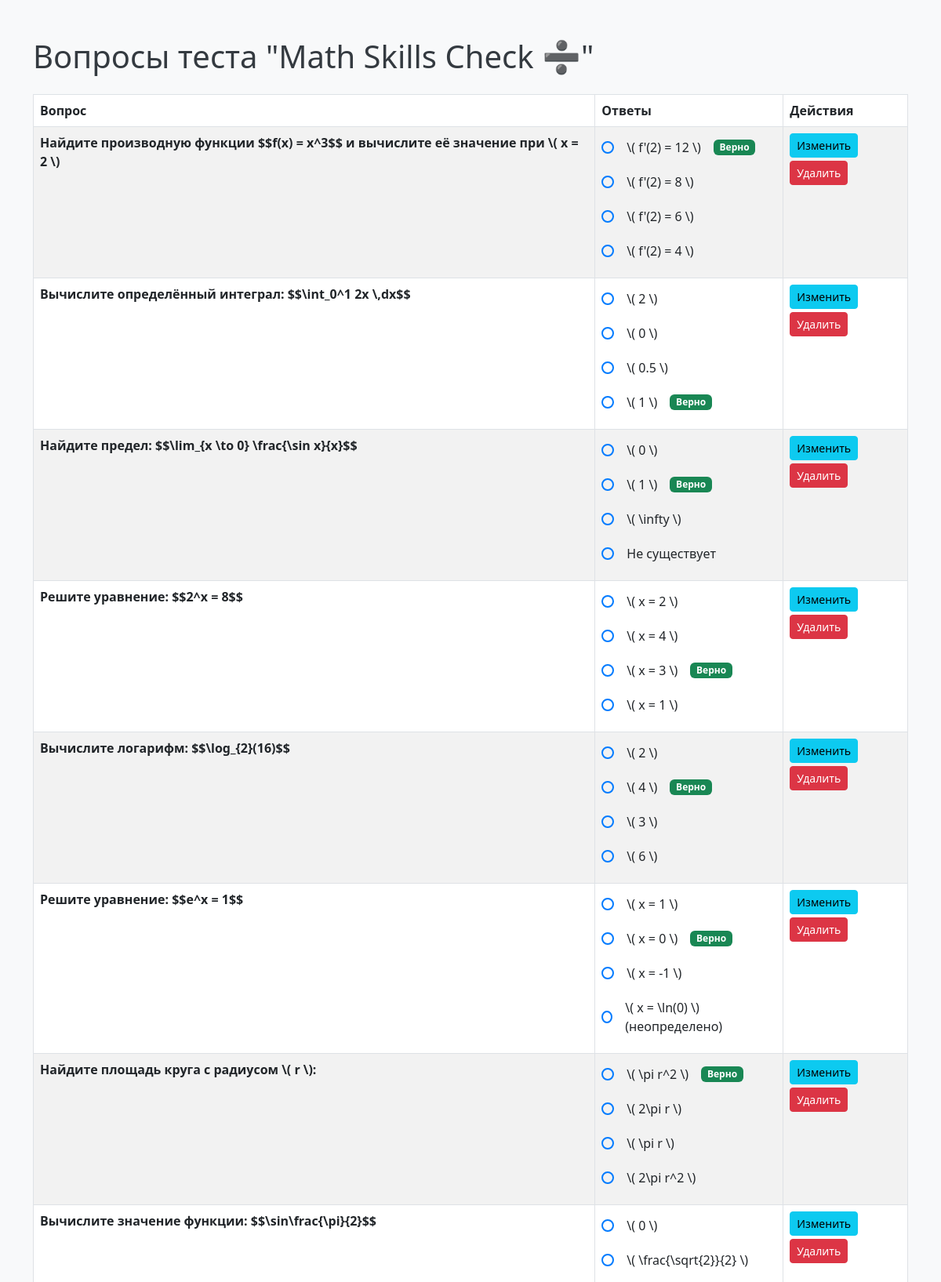
The app's page /test_questions/1 (signed in, upper part) with its own data.
### models.py (models this page shows, shortened)
class Test(db.Model):
    __tablename__ = 'tests'
    id = db.Column(db.Integer, primary_key=True)
    title = db.Column(db.String(255), nullable=False)
    description = db.Column(db.Text)
    scheduled_time = db.Column(db.DateTime, nullable=True)
    duration = db.Column(db.Integer, default=30)
    is_hidden = db.Column(db.Boolean, default=False)
    max_attempts = db.Column(db.Integer, nullable=True)
    display_mode = db.Column(db.String(10), default='single')
    questions = db.relationship(
        'Question',
        backref='test',
        lazy=True,
        cascade="all, delete-orphan"
    )

class Question(db.Model):
    __tablename__ = 'questions'
    id = db.Column(db.Integer, primary_key=True)
    test_id = db.Column(db.Integer, db.ForeignKey('tests.id', ondelete='CASCADE'), nullable=False)
    question_text = db.Column(db.Text, nullable=False)
    points = db.Column(db.Integer, default=0)
    answers = db.relationship('Answer', backref='question', cascade="all, delete-orphan")
    attachments = db.relationship('Attachment', backref='question', cascade="all, delete-orphan")

class Answer(db.Model):
    __tablename__ = 'answers'
    id = db.Column(db.Integer, primary_key=True)
    question_id = db.Column(db.Integer, db.ForeignKey('questions.id', ondelete='CASCADE'), nullable=False)
    answer_text = db.Column(db.Text, nullable=False)
    is_correct = db.Column(db.Boolean, default=False)

### app.py (the view)
@app.route('/test_questions/<int:test_id>')
def test_questions(test_id):
    test = Test.query.get_or_404(test_id)
    delete_form = DeleteForm()
    return render_template('test_questions.html', test=test, form=delete_form)

### app.py (called while the page is built)
@app.before_request
def check_user_auth():
    allowed_routes = ['login', 'register', 'admin_login', 'static', 'about']
    if request.endpoint in allowed_routes:
        return
    if 'user_id' in session:
        user = db.session.get(User, session['user_id'])
        if not user:
            session.clear()
            flash("Пользователь не найден, пожалуйста, войдите заново.", "error")
            return redirect(url_for('login'))
        if 'login_time' in session and session['login_time'] < SERVER_START_TIME:
            session.clear()
            flash("Пожалуйста, войдите заново.", "error")
            return redirect(url_for('login'))
    else:
        flash("Пожалуйста, войдите в систему.", "error")
        return redirect(url_for('login'))

@app.before_request
def check_if_banned():
    allowed_routes = ['logout', 'banned']
    if current_user.is_authenticated and current_user.is_banned:
        if request.endpoint is None or (request.endpoint not in allowed_routes and not request.endpoint.startswith('static')):
            return redirect(url_for('banned'))

@app.context_processor
def inject_registration_status():
    return dict(registration_open=registration_open)

@login_manager.user_loader
def load_user(user_id):
    return User.query.get(int(user_id))

### templates/test_questions.html (shortened to what this page needs)
<!DOCTYPE html>
<html lang="ru">
<head>
    <link href="https://cdn.jsdelivr.net/npm/bootstrap@5.3.0/dist/css/bootstrap.min.css" rel="stylesheet">
    <link rel="stylesheet" href="{{ url_for('static', filename='styles.css') }}">
</head>
<body>
    <div class="container">
        <h1 class="mt-5">Вопросы теста "{{ test.title }}"</h1>
        <div class="table-responsive">
            <table class="table table-bordered table-hover table-striped mt-3">
                <thead>
                    <tr>
                        <th>Вопрос</th>
                        <th>Ответы</th>
                        <th>Действия</th>
                    </tr>
                </thead>
                <tbody>
                    {% for question in test.questions %}
                    <tr>
                        <td>
                            <strong>{{ question.question_text }}</strong>
                        </td>
                        <td>
                            <ul class="list-unstyled mb-0">
                                {% for answer in question.answers %}
                                <li class="mb-2 d-flex align-items-center">
                                    <span class="radio-circle {% if answer.is_correct %}correct{% endif %}"></span>
                                    <span class="answer-option">{{ answer.answer_text }}</span>
                                    {% if answer.is_correct %}
                                    <span class="badge bg-success ms-2">Верно</span>
                                    {% endif %}
                                </li>
                                {% endfor %}
                            </ul>
                        </td>
                        <td>
                            <a href="{{ url_for('edit_question', question_id=question.id) }}"
                                class="btn btn-info btn-sm mb-1">Изменить</a>
                            <form action="{{ url_for('delete_question', question_id=question.id) }}" method="post"
                                style="display:inline;"
                                onsubmit="return confirm('Вы уверены, что хотите удалить этот вопрос?');">
                                <button type="submit" class="btn btn-danger btn-sm">Удалить</button>
                            </form>
                        </td>
                    </tr>
                    {% endfor %}
                </tbody>
            </table>
        </div>
    </div>
</body>
</html>

### static/styles.css (style rules this page uses)
body { background-color: #f8f9fa; }
h1, h4 { color: #343a40; }
.container { margin-top: 20px; }
.btn { margin-right: 5px; }

### templates/test_questions.html (style rules this page uses)
.table thead { background-color: #343a40; color: #fff; }
.answer-option { display: flex; align-items: center; padding: 6px 8px; border-radius: 4px; transition: background-color 0.3s; }
.radio-circle { width: 16px; height: 16px; border-radius: 50%; border: 2px solid #007bff; display: inline-block; margin-right: 8px; position: relative; }

### records on screen
Test: title "Math Skills Check ➗"
Question: question_text "Найдите производную функции $$f(x) = x^3$$ и вычислите её значение при \\( x = 2 \\)"
Answer: answer_text "\\( f'(2) = 12 \\)", is_correct "Верно"
Answer: answer_text "\\( f'(2) = 8 \\)"
Answer: answer_text "\\( f'(2) = 6 \\)"
Answer: answer_text "\\( f'(2) = 4 \\)"
Question: question_text "Вычислите определённый интеграл: $$\\int_0^1 2x \\,dx$$"
Answer: answer_text "\\( 2 \\)"
Answer: answer_text "\\( 0 \\)"
Answer: answer_text "\\( 0.5 \\)"
Answer: answer_text "\\( 1 \\)", is_correct "Верно"
Question: question_text "Найдите предел: $$\\lim_{x \\to 0} \\frac{\\sin x}{x}$$"
Answer: answer_text "\\( 0 \\)"
Answer: answer_text "\\( 1 \\)", is_correct "Верно"
Answer: answer_text "\\( \\infty \\)"
Answer: answer_text "Не существует"
Question: question_text "Решите уравнение: $$2^x = 8$$"
Answer: answer_text "\\( x = 2 \\)"
Answer: answer_text "\\( x = 4 \\)"
Answer: answer_text "\\( x = 3 \\)", is_correct "Верно"
Answer: answer_text "\\( x = 1 \\)"
Question: question_text "Вычислите логарифм: $$\\log_{2}(16)$$"
Answer: answer_text "\\( 2 \\)"
Answer: answer_text "\\( 4 \\)", is_correct "Верно"
Answer: answer_text "\\( 3 \\)"
Answer: answer_text "\\( 6 \\)"
Question: question_text "Решите уравнение: $$e^x = 1$$"
Answer: answer_text "\\( x = 1 \\)"
Answer: answer_text "\\( x = 0 \\)", is_correct "Верно"
Answer: answer_text "\\( x = -1 \\)"
Answer: is_correct False (drawn), answer_text "\\( x = \\ln(0) \\) (неопределено)"
Question: question_text "Найдите площадь круга с радиусом \\( r \\):"
Answer: answer_text "\\( \\pi r^2 \\)", is_correct "Верно"
Answer: answer_text "\\( 2\\pi r \\)"
Answer: answer_text "\\( \\pi r \\)"
Answer: answer_text "\\( 2\\pi r^2 \\)"
Question: question_text "Вычислите значение функции: $$\\sin\\frac{\\pi}{2}$$"
Answer: answer_text "\\( 0 \\)"
Answer: answer_text "\\( \\frac{\\sqrt{2}}{2} \\)"
